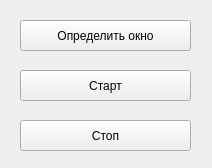
<?xml version="1.0" encoding="UTF-8"?>
<ui version="4.0">
 <class>Widget</class>
 <widget class="QWidget" name="Widget">
  <property name="geometry">
   <rect>
    <x>0</x>
    <y>0</y>
    <width>212</width>
    <height>168</height>
   </rect>
  </property>
  <property name="windowTitle">
   <string>Автобиш</string>
  </property>
  <widget class="QPushButton" name="pushButton">
   <property name="geometry">
    <rect>
     <x>20</x>
     <y>20</y>
     <width>171</width>
     <height>31</height>
    </rect>
   </property>
   <property name="text">
    <string>Определить окно</string>
   </property>
  </widget>
  <widget class="QPushButton" name="pushButton_2">
   <property name="geometry">
    <rect>
     <x>20</x>
     <y>70</y>
     <width>171</width>
     <height>31</height>
    </rect>
   </property>
   <property name="text">
    <string>Старт</string>
   </property>
  </widget>
  <widget class="QPushButton" name="pushButton_3">
   <property name="geometry">
    <rect>
     <x>20</x>
     <y>120</y>
     <width>171</width>
     <height>31</height>
    </rect>
   </property>
   <property name="text">
    <string>Стоп</string>
   </property>
  </widget>
 </widget>
 <layoutdefault spacing="6" margin="11"/>
 <resources/>
 <connections/>
</ui>
